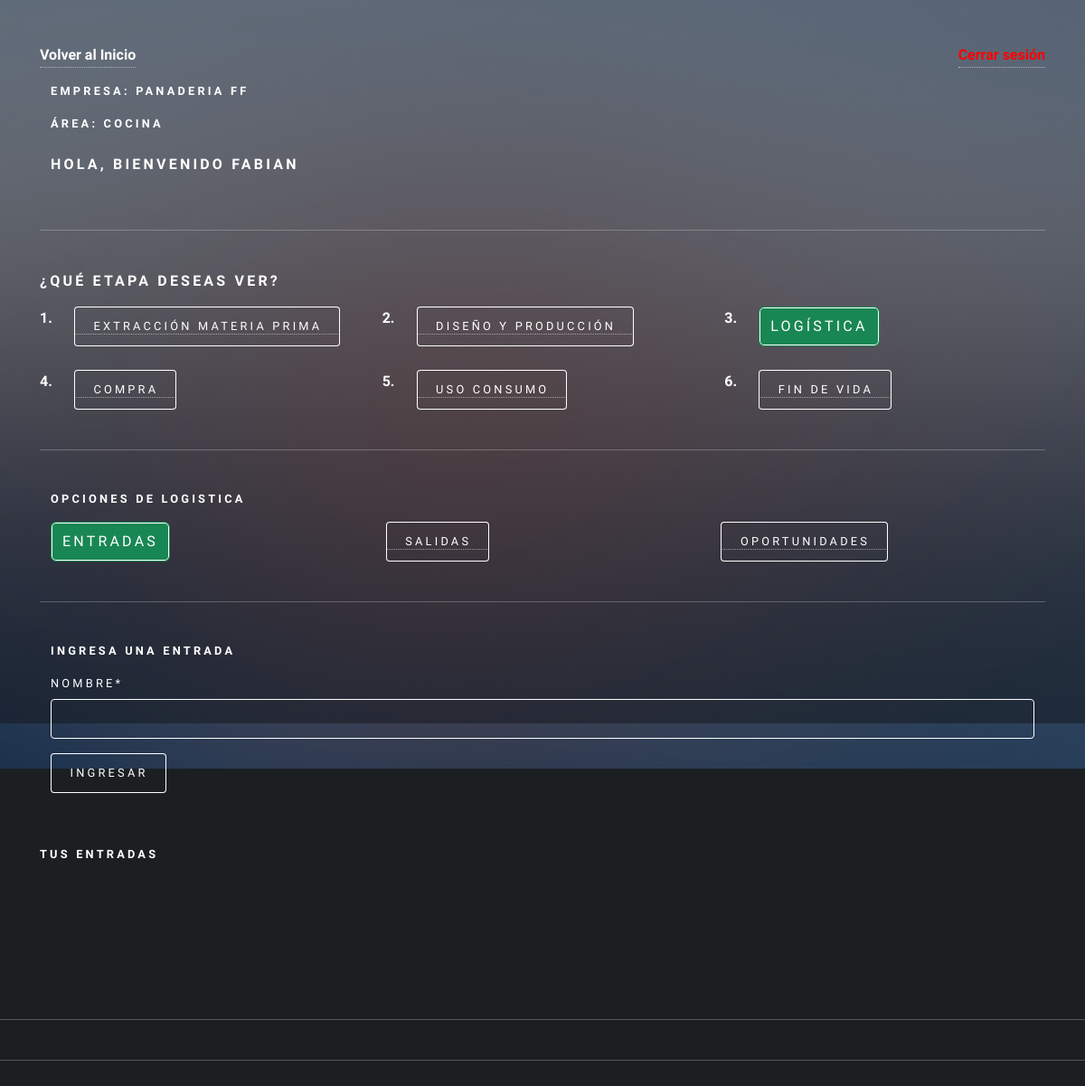
Page /agregar_entrada_logistica (signed in) on the earlier database version.
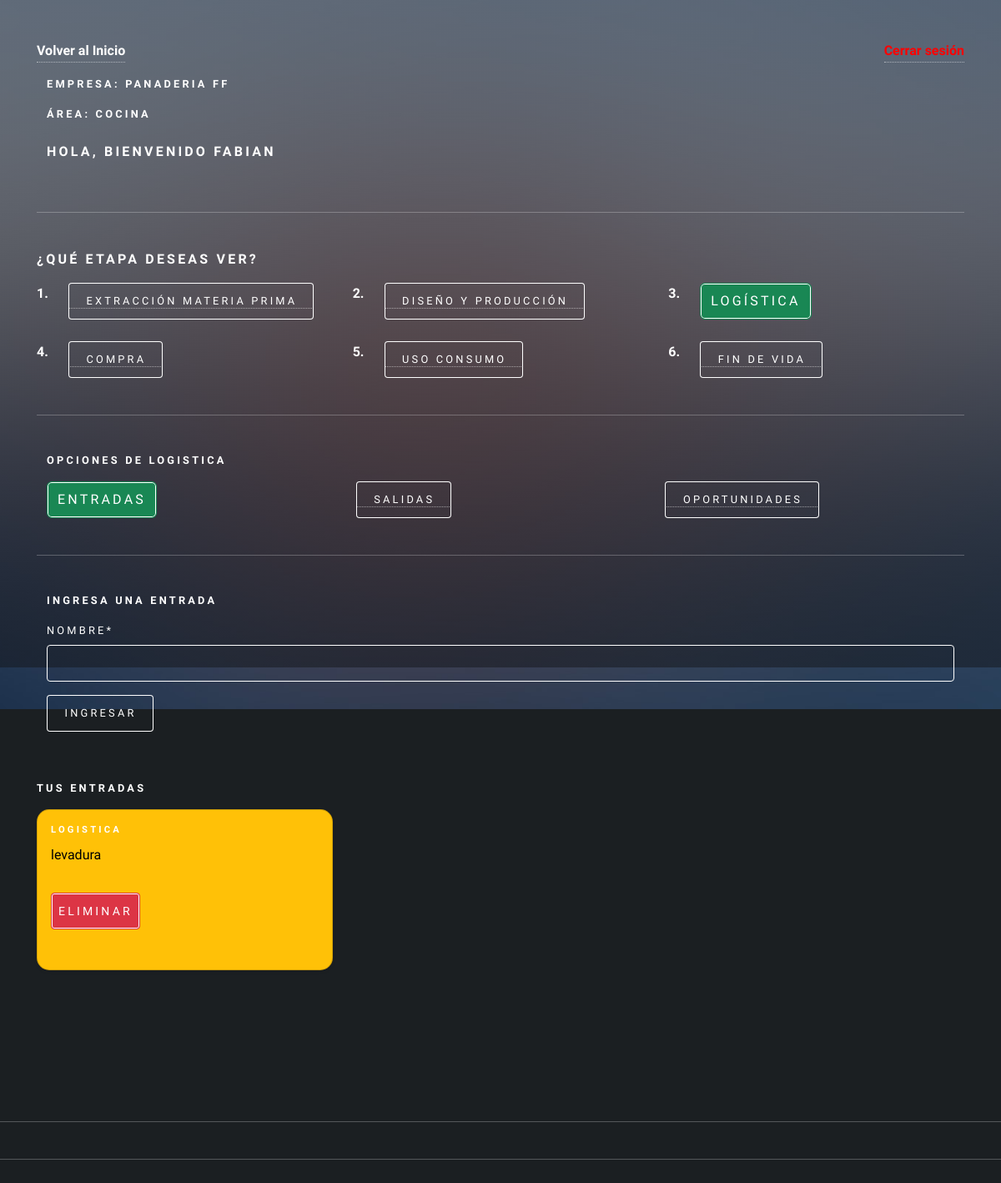
Same page on the later database version.
### app/models.py (models this page shows, shortened)
class RegistroTrabajador(models.Model):
    usuario = models.ForeignKey(Usuario, on_delete=models.CASCADE)
    descripcion = models.TextField(max_length=160)
    id_area = models.ForeignKey(AreaEmpresa, on_delete=models.CASCADE)

class AreaEmpresa(models.Model):
    id_area = models.AutoField(primary_key=True)
    nombre  = models.CharField(max_length=20)
    productos = models.CharField(max_length=50)
    id_empresa = models.ForeignKey(Empresa, on_delete=models.CASCADE)
    calle = models.CharField(max_length=250)
    comuna = models.CharField(max_length=150)
    lat = models.IntegerField()
    long = models.IntegerField()

class Empresa(models.Model):
    id_empresa = models.AutoField(primary_key=True)
    nombre  = models.CharField(max_length=20)
    calle = models.CharField(max_length=250)
    comuna = models.CharField(max_length=150)
    lat = models.IntegerField()
    long = models.IntegerField()

class Entrada(models.Model):
    id_entrada = models.AutoField(primary_key=True)
    nombre  = models.CharField(max_length=50)
    fecha =  models.DateField(auto_now_add=True)
    etapa = models.ForeignKey(Etapa, on_delete=models.CASCADE)
    usuario =models.ForeignKey(Usuario, on_delete=models.CASCADE)
    id_area = models.ForeignKey(AreaEmpresa, on_delete=models.CASCADE)

class Etapa(models.Model):
    id_etapa = models.AutoField(primary_key=True)
    nombre  = models.CharField(max_length=50)
    fecha_inicio  = models.DateField()
    fecha_termino  = models.DateField()
    activo = models.BooleanField()
    def __str__(self):
        return self.nombre

### user/models.py (models this page shows, shortened)
class Usuario(AbstractUser):
    telefono = models.IntegerField(null=True)
    id_telegram = models.CharField(max_length=100, null=True, default=0)
    objects = UsuarioManager()

### app/views.py (the view, shortened to what this page needs)
# urls.py: path('agregar_entrada_logistica', agregarEntradaLogistica, name="agregar_entrada_logistica"),
def agregarEntradaLogistica(request):
    if request.user.is_authenticated:
        registros = RegistroTrabajador.objects.filter(usuario=request.user)
        etapa = Etapa.objects.values_list("id_etapa", flat=True).filter(nombre="Logistica")
        entradas = Entrada.objects.filter(usuario=request.user)
        areaTrabajador = RegistroTrabajador.objects.values_list("id_area", flat=True).filter(usuario = request.user)
        data = {
            'form': EntradaForm(),
            'registros': registros,
            'entradas': entradas
        }
        return render(request,'autodiagnostico/logistica/entrada/agregar_entrada.html', data)
    else:
        return render(request, 'autodiagnostico/logistica/entrada/agregar_entrada.html')

### app/forms.py
class EntradaForm(forms.ModelForm):
    class Meta:
        model = Entrada
        fields = 'nombre',

### app/templates/autodiagnostico/logistica/entrada/agregar_entrada.html (shortened to what this page needs)
{% extends 'autodiagnostico/logistica/home_logistica.html' %}
{% load static %}
{% load crispy_forms_tags %}
{% block logistica %}
<div class="container">
    <form action="" method="post">
        <h4>Ingresa una entrada</h4>
        {{form | crispy}}
        <div>
            <input type="submit" class="btn btn-primary" value="ingresar">
        </div>
    </form>
</div>
<br>
<h4>Tus entradas</h4>
<div class="row row-cols-1 row-cols-md-3 g-4">
    {% for p in entradas %}
    {% if p.etapa.nombre == "Logistica" %}
        <div class="col">
            <div class="card text-bg-warning shadow-sm h-100">
                <div class="card-body">
                    <h5 class="card-title">{{p.etapa}}</h5>
                    <p class="card-text">{{p.nombre}}</p>
                    <form action="{% url 'eliminar_entrada_logistica' p.id_entrada %}" method="post"
                    style="margin-top:10px;">
                    <button type="submit" class="btn btn-danger btn-sm">Eliminar
                    </button>
                    </form>
                </div>
            </div>
        </div>
    {% endif %}
    {% endfor %}
</div>
{% endblock logistica %}

### app/templates/autodiagnostico/auto_diagnostico.html (shortened to what this page needs)
{% load static %}
<!DOCTYPE HTML>
<html>
<head>
    <link href="https://cdn.jsdelivr.net/npm/bootstrap@5.2.0/dist/css/bootstrap.min.css" rel="stylesheet"
>
    <link rel="stylesheet" href="{% static 'css/main.css' %}" />
    <link rel="stylesheet" href="{% static 'css/style.css' %}">
</head>
<body class="is-preload">
    <div id="wrapper">
        <div class="container-sm">
            {% if user.is_authenticated %}
            <div class="d-flex justify-content-between align-items-center mb-3">
                <a id="home_admin" href="{% url 'home' %}">Volver al Inicio</a> <a href="{% url 'logout' %}"
                    id="cerrarSesion">Cerrar sesión</a>
            </div>
            {% if registros %}
            <div class="container-sm">
                <div class="row">
                    {% if user.is_staff %}
                    <h3>Bienvenido Admin, {{ user.first_name }}</h3>
                    {% else %}
                    {% for i in registros %}
                    <div class="mb-2">
                        <h4>Empresa: {{ i.id_area.id_empresa.nombre}}</h4>
                        <h4>Área: {{ i.id_area.nombre}}</h4>
                    </div>
                    <h3>Hola, bienvenido {{user.first_name}}</h3>
                    {% endfor %}
                    {% endif %}
                </div>
            </div>
            <hr>
            {% if not user.is_staff %}
            <h3>¿Qué etapa deseas ver?</h3>
            <div class="row">
                <div class="col-auto"><strong>1.</strong></div>
                <div class="col">
                    <a href="{% url 'extraccion_materiaPrima' %}"><button type="button" id="extraccion"
                            class="selected">Extracción Materia Prima</button></a>
                </div>
                <div class="col-auto"><strong>2.</strong></div>
                <div class="col">
                    <a href="{% url 'diseño_Produccion' %}"><button type="button" id="diseño">Diseño y
                            producción</button></a>
                </div>
                <div class="col-auto"><strong>3.</strong></div>
                <div class="col">
                    <a href="{% url 'logistica' %}"><button type="button" id="logistica">Logística</button></a>
                </div>
            </div>
            <br>
            <div class="row">
            <div class="col-auto"><strong>4.</strong></div>
            <div class="col">
                <a href="{% url 'compra' %}"><button type="button" id="compra">Compra</button></a>
            </div>
            <div class="col-auto"><strong>5.</strong></div>
            <div class="col">
                <a href="{% url 'uso_consumo' %}"><button type="button" id="uso">Uso consumo</button></a>
            </div>
            <div class="col-auto"><strong>6.</strong></div>
            <div class="col">
                <a href="{% url 'fin_vida' %}"><button type="button" id="fin">Fin de vida</button></a>
            </div>
        </div>
        {% endif %}
            <hr>
        {% block body %}{% endblock %}
    </div>
    {% else %}
    <h1>Registra la empresa y el area a la que perteneces!!!!</h1>
    <a href="{% url 'agregar_Area' user.id  %}"><button type="button">Aqui</button></a>
    {% endif %}
    {% else %}
    <h1>Inicia Session</h1>
    <p>Para acceder a tu Auto Diagnostico </p>
    <a href="{% url 'login'  %}"><button type="button">Inicia Session</button></a>
    {% endif %}
    </div>
    <hr>
    <hr>
    <br>
    <br>
    <div id="bg"></div>
</body>
</html>

Differences in the rows shown:
added Entrada: etapa "LOGISTICA", nombre "levadura"
